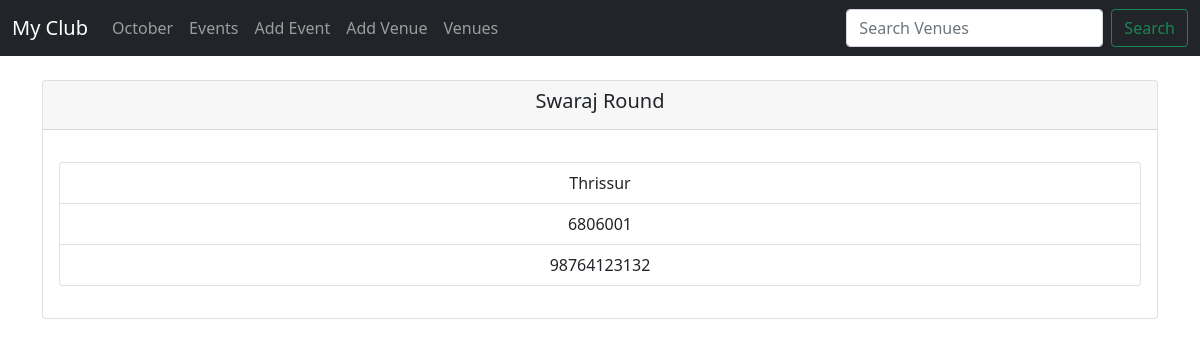
Page /show_venue/5 on the earlier database version.
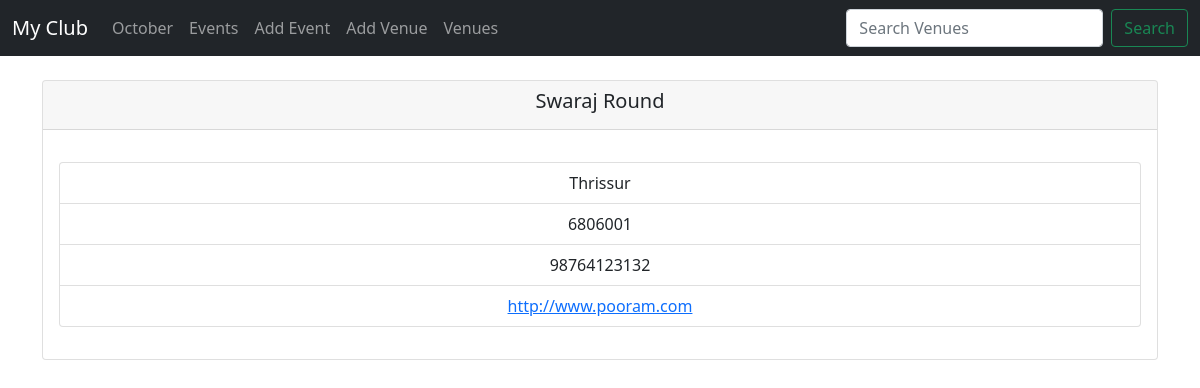
Same page on the later database version.
### events/models.py (models this page shows)
class Venue(models.Model):
    name = models.CharField('Venue Name', max_length=120)
    address = models.CharField(max_length=300)
    zip_code =models.CharField('Zip Code', max_length=10)
    phone = models.CharField('Contact Phone', max_length=15,blank=True)
    website = models.URLField('Website Address',blank=True)
    email_address = models.EmailField('Email Address',blank=True)
    def __str__(self):
        return self.name

### events/views.py (the view)
# urls.py: path('show_venue/<venue_id>', views.show_venue, name='show-venue'),
def show_venue(request, venue_id):
    venue = Venue.objects.get(pk=venue_id)
    return render(request, 'events/show_venue.html', { 'venue' : venue})

### templates/events/show_venue.html (shortened to what this page needs)
{% extends 'events/base.html' %}
    {% block content %}
    <center>
            <div class="card">
                <div class="card-header">
                    <h5 class="card-title">{{venue}} </h5>
                </div>
                <div class="card-body">
                    <p class="card-text">
                        <ul class="list-group">
                            {% if venue.address %}
                            <li class="list-group-item">{{ venue.address }}</li>
                            {% endif %}
                            {% if venue.zip_code %}
                            <li class="list-group-item">{{ venue.zip_code }}</li>
                            {% endif %}
                            {% if venue.phone %}
                            <li class="list-group-item">{{ venue.phone }}</li>
                            {% endif %}
                            {% if venue.website %}
                            <li class="list-group-item"><a href="{{ venue.website }}">
                                {{ venue.website }}
                            </a></li>
                            {% endif %}
                        </ul>
                    </p>
                </div>
            </div>
    </center>
    {% endblock %}

Differences in the rows shown:
changed Venue "Swaraj Round": website (not shown) → "http://www.pooram.com"
